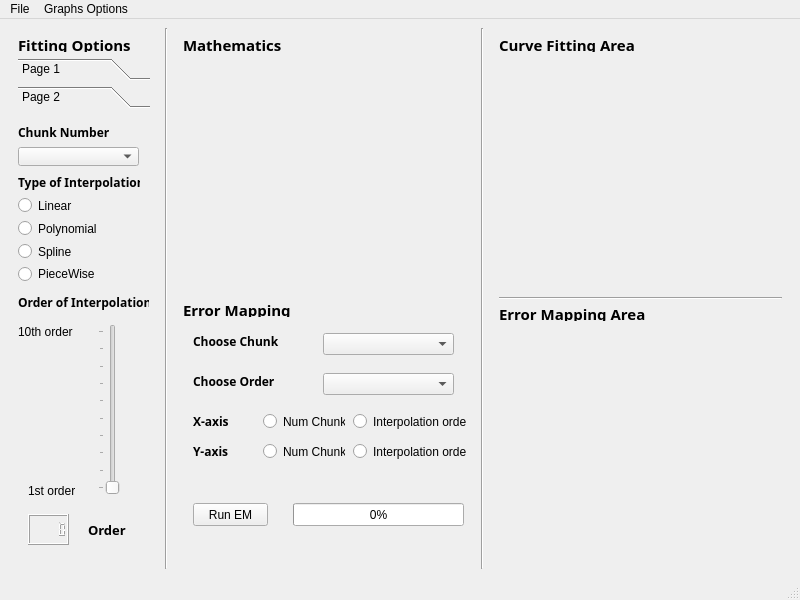
<?xml version="1.0" encoding="UTF-8"?>
<ui version="4.0">
 <class>MainWindow</class>
 <widget class="QMainWindow" name="MainWindow">
  <property name="geometry">
   <rect>
    <x>0</x>
    <y>0</y>
    <width>800</width>
    <height>600</height>
   </rect>
  </property>
  <property name="windowTitle">
   <string>MainWindow</string>
  </property>
  <widget class="QWidget" name="centralwidget">
   <layout class="QHBoxLayout" name="horizontalLayout">
    <item>
     <widget class="QWidget" name="FittingOptionsContianer" native="true">
      <property name="maximumSize">
       <size>
        <width>150</width>
        <height>16777215</height>
       </size>
      </property>
      <layout class="QVBoxLayout" name="verticalLayout_2">
       <item>
        <widget class="QLabel" name="FittingOptionsLabel">
         <property name="maximumSize">
          <size>
           <width>16777215</width>
           <height>15</height>
          </size>
         </property>
         <property name="font">
          <font>
           <family>Leelawadee</family>
           <pointsize>11</pointsize>
           <weight>75</weight>
           <bold>true</bold>
          </font>
         </property>
         <property name="text">
          <string>Fitting Options</string>
         </property>
        </widget>
       </item>
       <item>
        <widget class="QToolBox" name="toolBox">
         <property name="currentIndex">
          <number>1</number>
         </property>
         <widget class="QWidget" name="page">
          <property name="geometry">
           <rect>
            <x>0</x>
            <y>0</y>
            <width>132</width>
            <height>448</height>
           </rect>
          </property>
          <attribute name="label">
           <string>Page 1</string>
          </attribute>
          <widget class="QLabel" name="label_3">
           <property name="geometry">
            <rect>
             <x>0</x>
             <y>100</y>
             <width>121</width>
             <height>20</height>
            </rect>
           </property>
           <property name="font">
            <font>
             <family>Leelawadee</family>
             <pointsize>10</pointsize>
             <weight>75</weight>
             <bold>true</bold>
            </font>
           </property>
           <property name="text">
            <string>Extrapolation %</string>
           </property>
          </widget>
          <widget class="QSlider" name="ExtrapolationEfficiencySlider">
           <property name="geometry">
            <rect>
             <x>50</x>
             <y>140</y>
             <width>22</width>
             <height>231</height>
            </rect>
           </property>
           <property name="font">
            <font>
             <weight>50</weight>
             <bold>false</bold>
            </font>
           </property>
           <property name="minimum">
            <number>1</number>
           </property>
           <property name="maximum">
            <number>10</number>
           </property>
           <property name="singleStep">
            <number>1</number>
           </property>
           <property name="pageStep">
            <number>1</number>
           </property>
           <property name="sliderPosition">
            <number>10</number>
           </property>
           <property name="tracking">
            <bool>true</bool>
           </property>
           <property name="orientation">
            <enum>Qt::Vertical</enum>
           </property>
           <property name="invertedAppearance">
            <bool>false</bool>
           </property>
           <property name="invertedControls">
            <bool>false</bool>
           </property>
           <property name="tickPosition">
            <enum>QSlider::TicksAbove</enum>
           </property>
           <property name="tickInterval">
            <number>0</number>
           </property>
          </widget>
          <widget class="QLabel" name="label_4">
           <property name="geometry">
            <rect>
             <x>0</x>
             <y>135</y>
             <width>41</width>
             <height>21</height>
            </rect>
           </property>
           <property name="font">
            <font>
             <weight>75</weight>
             <bold>true</bold>
            </font>
           </property>
           <property name="text">
            <string>100%</string>
           </property>
          </widget>
          <widget class="QLabel" name="label_5">
           <property name="geometry">
            <rect>
             <x>10</x>
             <y>355</y>
             <width>31</width>
             <height>21</height>
            </rect>
           </property>
           <property name="font">
            <font>
             <weight>75</weight>
             <bold>true</bold>
            </font>
           </property>
           <property name="text">
            <string>10%</string>
           </property>
          </widget>
          <widget class="QWidget" name="">
           <property name="geometry">
            <rect>
             <x>0</x>
             <y>0</y>
             <width>131</width>
             <height>89</height>
            </rect>
           </property>
           <layout class="QVBoxLayout" name="verticalLayout_3">
            <item>
             <widget class="QLabel" name="label">
              <property name="font">
               <font>
                <family>Leelawadee</family>
                <pointsize>10</pointsize>
                <weight>75</weight>
                <bold>true</bold>
               </font>
              </property>
              <property name="text">
               <string>Num Chunks</string>
              </property>
             </widget>
            </item>
            <item>
             <widget class="QRadioButton" name="OneChunkRadioButton">
              <property name="text">
               <string>One Chunk</string>
              </property>
             </widget>
            </item>
            <item>
             <widget class="QRadioButton" name="MultipleChunksRadioButton">
              <property name="text">
               <string>Multiple Chunks</string>
              </property>
             </widget>
            </item>
            <item>
             <widget class="QSpinBox" name="NumberChunksSpinBox">
              <property name="maximum">
               <number>10</number>
              </property>
             </widget>
            </item>
           </layout>
          </widget>
         </widget>
         <widget class="QWidget" name="page_2">
          <property name="geometry">
           <rect>
            <x>0</x>
            <y>0</y>
            <width>132</width>
            <height>448</height>
           </rect>
          </property>
          <attribute name="label">
           <string>Page 2</string>
          </attribute>
          <widget class="QLabel" name="label_6">
           <property name="geometry">
            <rect>
             <x>0</x>
             <y>180</y>
             <width>131</width>
             <height>16</height>
            </rect>
           </property>
           <property name="font">
            <font>
             <family>Leelawadee</family>
             <pointsize>9</pointsize>
             <weight>75</weight>
             <bold>true</bold>
            </font>
           </property>
           <property name="text">
            <string>Order of Interpolation</string>
           </property>
          </widget>
          <widget class="QSlider" name="InterPolationOrderSlider">
           <property name="geometry">
            <rect>
             <x>80</x>
             <y>210</y>
             <width>22</width>
             <height>171</height>
            </rect>
           </property>
           <property name="maximum">
            <number>9</number>
           </property>
           <property name="pageStep">
            <number>9</number>
           </property>
           <property name="orientation">
            <enum>Qt::Vertical</enum>
           </property>
           <property name="tickPosition">
            <enum>QSlider::TicksAbove</enum>
           </property>
          </widget>
          <widget class="QLabel" name="order1Label">
           <property name="geometry">
            <rect>
             <x>10</x>
             <y>370</y>
             <width>47</width>
             <height>13</height>
            </rect>
           </property>
           <property name="text">
            <string>1st order</string>
           </property>
          </widget>
          <widget class="QLabel" name="order10Label">
           <property name="geometry">
            <rect>
             <x>0</x>
             <y>210</y>
             <width>61</width>
             <height>16</height>
            </rect>
           </property>
           <property name="text">
            <string>10th order</string>
           </property>
          </widget>
          <widget class="QLCDNumber" name="lcdOrder">
           <property name="geometry">
            <rect>
             <x>10</x>
             <y>400</y>
             <width>41</width>
             <height>31</height>
            </rect>
           </property>
          </widget>
          <widget class="QLabel" name="LCDOrderLabel">
           <property name="geometry">
            <rect>
             <x>70</x>
             <y>405</y>
             <width>61</width>
             <height>21</height>
            </rect>
           </property>
           <property name="font">
            <font>
             <family>Leelawadee</family>
             <pointsize>10</pointsize>
             <weight>75</weight>
             <bold>true</bold>
            </font>
           </property>
           <property name="text">
            <string>Order</string>
           </property>
          </widget>
          <widget class="QWidget" name="">
           <property name="geometry">
            <rect>
             <x>0</x>
             <y>10</y>
             <width>121</width>
             <height>42</height>
            </rect>
           </property>
           <layout class="QVBoxLayout" name="verticalLayout_6">
            <item>
             <widget class="QLabel" name="label_7">
              <property name="font">
               <font>
                <family>Leelawadee</family>
                <pointsize>9</pointsize>
                <weight>75</weight>
                <bold>true</bold>
               </font>
              </property>
              <property name="text">
               <string>Chunk Number</string>
              </property>
             </widget>
            </item>
            <item>
             <widget class="QComboBox" name="ChunkNumberComboBox"/>
            </item>
           </layout>
          </widget>
          <widget class="QWidget" name="">
           <property name="geometry">
            <rect>
             <x>0</x>
             <y>60</y>
             <width>122</width>
             <height>108</height>
            </rect>
           </property>
           <layout class="QVBoxLayout" name="verticalLayout_4">
            <item>
             <widget class="QLabel" name="label_2">
              <property name="font">
               <font>
                <family>Leelawadee</family>
                <pointsize>9</pointsize>
                <weight>75</weight>
                <bold>true</bold>
               </font>
              </property>
              <property name="text">
               <string>Type of Interpolation</string>
              </property>
             </widget>
            </item>
            <item>
             <widget class="QRadioButton" name="LinearInterpRadioBtn">
              <property name="text">
               <string>Linear</string>
              </property>
             </widget>
            </item>
            <item>
             <widget class="QRadioButton" name="PolynomialInterpRadioBtn">
              <property name="text">
               <string>Polynomial</string>
              </property>
             </widget>
            </item>
            <item>
             <widget class="QRadioButton" name="SplineInterpRadioBtn">
              <property name="text">
               <string>Spline</string>
              </property>
             </widget>
            </item>
            <item>
             <widget class="QRadioButton" name="PieceWiseRadioBtn">
              <property name="text">
               <string>PieceWise</string>
              </property>
             </widget>
            </item>
           </layout>
          </widget>
         </widget>
        </widget>
       </item>
      </layout>
     </widget>
    </item>
    <item>
     <widget class="Line" name="line_2">
      <property name="orientation">
       <enum>Qt::Vertical</enum>
      </property>
     </widget>
    </item>
    <item>
     <widget class="QWidget" name="DataContainer" native="true">
      <property name="minimumSize">
       <size>
        <width>100</width>
        <height>0</height>
       </size>
      </property>
      <layout class="QVBoxLayout" name="verticalLayout_5">
       <item>
        <widget class="QLabel" name="MathematicsLabel">
         <property name="maximumSize">
          <size>
           <width>16777215</width>
           <height>15</height>
          </size>
         </property>
         <property name="font">
          <font>
           <family>Leelawadee</family>
           <pointsize>11</pointsize>
           <weight>75</weight>
           <bold>true</bold>
          </font>
         </property>
         <property name="text">
          <string>Mathematics</string>
         </property>
        </widget>
       </item>
       <item>
        <widget class="QWidget" name="MathDisplayArea" native="true"/>
       </item>
       <item>
        <widget class="QLabel" name="ErrorMappingLabel_2">
         <property name="maximumSize">
          <size>
           <width>16777215</width>
           <height>15</height>
          </size>
         </property>
         <property name="font">
          <font>
           <family>Leelawadee</family>
           <pointsize>11</pointsize>
           <weight>75</weight>
           <bold>true</bold>
          </font>
         </property>
         <property name="text">
          <string>Error Mapping </string>
         </property>
        </widget>
       </item>
       <item>
        <widget class="QWidget" name="widget_3" native="true">
         <widget class="QPushButton" name="ErrorMappingButton">
          <property name="geometry">
           <rect>
            <x>10</x>
            <y>180</y>
            <width>75</width>
            <height>23</height>
           </rect>
          </property>
          <property name="text">
           <string>Run EM</string>
          </property>
         </widget>
         <widget class="QProgressBar" name="ErrorMappingProgressBar">
          <property name="geometry">
           <rect>
            <x>110</x>
            <y>180</y>
            <width>171</width>
            <height>23</height>
           </rect>
          </property>
          <property name="value">
           <number>0</number>
          </property>
          <property name="textVisible">
           <bool>true</bool>
          </property>
          <property name="orientation">
           <enum>Qt::Horizontal</enum>
          </property>
          <property name="invertedAppearance">
           <bool>false</bool>
          </property>
         </widget>
         <widget class="QLabel" name="label_8">
          <property name="geometry">
           <rect>
            <x>10</x>
            <y>90</y>
            <width>47</width>
            <height>16</height>
           </rect>
          </property>
          <property name="font">
           <font>
            <family>Leelawadee</family>
            <pointsize>9</pointsize>
            <weight>75</weight>
            <bold>true</bold>
           </font>
          </property>
          <property name="text">
           <string>X-axis</string>
          </property>
         </widget>
         <widget class="QLabel" name="label_9">
          <property name="geometry">
           <rect>
            <x>10</x>
            <y>120</y>
            <width>47</width>
            <height>16</height>
           </rect>
          </property>
          <property name="font">
           <font>
            <family>Leelawadee</family>
            <pointsize>9</pointsize>
            <weight>75</weight>
            <bold>true</bold>
           </font>
          </property>
          <property name="text">
           <string>Y-axis</string>
          </property>
         </widget>
         <widget class="QWidget" name="widget" native="true">
          <property name="geometry">
           <rect>
            <x>70</x>
            <y>80</y>
            <width>221</width>
            <height>31</height>
           </rect>
          </property>
          <widget class="QRadioButton" name="xAxisNumChunksRadioBtn">
           <property name="geometry">
            <rect>
             <x>10</x>
             <y>10</y>
             <width>82</width>
             <height>17</height>
            </rect>
           </property>
           <property name="text">
            <string>Num Chunks</string>
           </property>
          </widget>
          <widget class="QRadioButton" name="xAxisInterpolationRadioBtn">
           <property name="geometry">
            <rect>
             <x>100</x>
             <y>10</y>
             <width>151</width>
             <height>17</height>
            </rect>
           </property>
           <property name="text">
            <string>Interpolation order</string>
           </property>
          </widget>
         </widget>
         <widget class="QWidget" name="widget_2" native="true">
          <property name="geometry">
           <rect>
            <x>70</x>
            <y>110</y>
            <width>221</width>
            <height>31</height>
           </rect>
          </property>
          <widget class="QRadioButton" name="yAxisNumChunksRadioBtn">
           <property name="geometry">
            <rect>
             <x>10</x>
             <y>10</y>
             <width>82</width>
             <height>17</height>
            </rect>
           </property>
           <property name="text">
            <string>Num Chunks</string>
           </property>
          </widget>
          <widget class="QRadioButton" name="yAxisInterpolationRadioBtn">
           <property name="geometry">
            <rect>
             <x>100</x>
             <y>10</y>
             <width>151</width>
             <height>17</height>
            </rect>
           </property>
           <property name="text">
            <string>Interpolation order</string>
           </property>
          </widget>
         </widget>
         <widget class="QLabel" name="label_10">
          <property name="geometry">
           <rect>
            <x>10</x>
            <y>10</y>
            <width>91</width>
            <height>16</height>
           </rect>
          </property>
          <property name="font">
           <font>
            <family>Leelawadee</family>
            <pointsize>9</pointsize>
            <weight>75</weight>
            <bold>true</bold>
           </font>
          </property>
          <property name="text">
           <string>Choose Chunk</string>
          </property>
         </widget>
         <widget class="QLabel" name="label_11">
          <property name="geometry">
           <rect>
            <x>10</x>
            <y>50</y>
            <width>91</width>
            <height>16</height>
           </rect>
          </property>
          <property name="font">
           <font>
            <family>Leelawadee</family>
            <pointsize>9</pointsize>
            <weight>75</weight>
            <bold>true</bold>
           </font>
          </property>
          <property name="text">
           <string>Choose Order</string>
          </property>
         </widget>
         <widget class="QComboBox" name="ChooseChunkComboBox">
          <property name="geometry">
           <rect>
            <x>140</x>
            <y>10</y>
            <width>131</width>
            <height>22</height>
           </rect>
          </property>
         </widget>
         <widget class="QComboBox" name="ChooseOrderComboBox">
          <property name="geometry">
           <rect>
            <x>140</x>
            <y>50</y>
            <width>131</width>
            <height>22</height>
           </rect>
          </property>
         </widget>
        </widget>
       </item>
      </layout>
     </widget>
    </item>
    <item>
     <widget class="Line" name="line">
      <property name="orientation">
       <enum>Qt::Vertical</enum>
      </property>
     </widget>
    </item>
    <item>
     <widget class="QWidget" name="GraphingContainer" native="true">
      <property name="minimumSize">
       <size>
        <width>0</width>
        <height>0</height>
       </size>
      </property>
      <property name="maximumSize">
       <size>
        <width>600</width>
        <height>16777215</height>
       </size>
      </property>
      <layout class="QVBoxLayout" name="verticalLayout">
       <item>
        <widget class="QLabel" name="CurveFittingLabel">
         <property name="maximumSize">
          <size>
           <width>16777215</width>
           <height>15</height>
          </size>
         </property>
         <property name="font">
          <font>
           <family>Leelawadee</family>
           <pointsize>11</pointsize>
           <weight>75</weight>
           <italic>false</italic>
           <bold>true</bold>
           <strikeout>false</strikeout>
           <kerning>true</kerning>
          </font>
         </property>
         <property name="text">
          <string>Curve Fitting Area</string>
         </property>
        </widget>
       </item>
       <item>
        <widget class="QWidget" name="CurveFittingGraph" native="true"/>
       </item>
       <item>
        <widget class="Line" name="line_3">
         <property name="orientation">
          <enum>Qt::Horizontal</enum>
         </property>
        </widget>
       </item>
       <item>
        <widget class="QLabel" name="ErrorMappingLabel">
         <property name="maximumSize">
          <size>
           <width>16777215</width>
           <height>15</height>
          </size>
         </property>
         <property name="font">
          <font>
           <family>Leelawadee</family>
           <pointsize>11</pointsize>
           <weight>75</weight>
           <bold>true</bold>
          </font>
         </property>
         <property name="text">
          <string>Error Mapping Area</string>
         </property>
        </widget>
       </item>
       <item>
        <widget class="QWidget" name="ErrorMappingGraph" native="true"/>
       </item>
      </layout>
     </widget>
    </item>
   </layout>
  </widget>
  <widget class="QMenuBar" name="menubar">
   <property name="geometry">
    <rect>
     <x>0</x>
     <y>0</y>
     <width>800</width>
     <height>21</height>
    </rect>
   </property>
   <widget class="QMenu" name="menuFile">
    <property name="title">
     <string>File</string>
    </property>
    <addaction name="actionOpen_File"/>
    <addaction name="actionSave_Curve_fitting_IMG"/>
    <addaction name="actionExit"/>
   </widget>
   <widget class="QMenu" name="menuGraphs_Options">
    <property name="title">
     <string>Graphs Options</string>
    </property>
    <widget class="QMenu" name="menuCurve_Fitting">
     <property name="title">
      <string>Curve Fitting</string>
     </property>
     <addaction name="actionCurveZoom_in"/>
     <addaction name="actioncurveZoom_out"/>
    </widget>
    <addaction name="menuCurve_Fitting"/>
    <addaction name="separator"/>
   </widget>
   <addaction name="menuFile"/>
   <addaction name="menuGraphs_Options"/>
  </widget>
  <widget class="QStatusBar" name="statusbar"/>
  <action name="actionOpen_File">
   <property name="text">
    <string>Open File</string>
   </property>
   <property name="shortcut">
    <string>Ctrl+O</string>
   </property>
  </action>
  <action name="actionSave_Curve_fitting_IMG">
   <property name="text">
    <string>Save Curve fitting IMG</string>
   </property>
  </action>
  <action name="actionExit">
   <property name="text">
    <string>Exit</string>
   </property>
   <property name="shortcut">
    <string>Esc</string>
   </property>
  </action>
  <action name="actionCurveZoom_in">
   <property name="text">
    <string>Zoom in</string>
   </property>
   <property name="shortcut">
    <string>+</string>
   </property>
  </action>
  <action name="actioncurveZoom_out">
   <property name="text">
    <string>Zoom out</string>
   </property>
   <property name="shortcut">
    <string>-</string>
   </property>
  </action>
  <action name="actionRun_EM">
   <property name="text">
    <string>Run EM</string>
   </property>
   <property name="shortcut">
    <string>Ctrl+E</string>
   </property>
  </action>
  <action name="actionErrorZoom_in_2">
   <property name="text">
    <string>Zoom in</string>
   </property>
   <property name="shortcut">
    <string>Ctrl+=</string>
   </property>
  </action>
  <action name="actionErrorZoom_out_2">
   <property name="text">
    <string>Zoom out</string>
   </property>
   <property name="shortcut">
    <string>Ctrl+-</string>
   </property>
  </action>
 </widget>
 <resources/>
 <connections/>
</ui>
